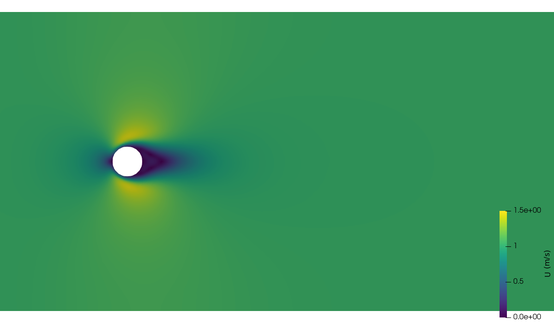
#> input picture results/contour_cylinder.png, 554 x 323 px, shrunk from 1200 x 700 before the run; its folder holds 5 pictures in this run
$ python combine_contours.py
#> lines starting #> are read from the running program, lines starting #| are printed output that depends on the picture
"""
Combine the four per-shape velocity-magnitude contour PNGs into one 2x2 figure.

Usage:
  python3 combine_contours.py
"""

import os
import matplotlib
matplotlib.use("Agg")
import matplotlib.pyplot as plt
import matplotlib.image as mpimg


SCRIPT_DIR = os.path.dirname(os.path.abspath(__file__))
ORCH_DIR   = os.path.abspath(os.path.join(SCRIPT_DIR, ".."))
RESULTS    = os.path.join(ORCH_DIR, "results")

SHAPES = [
    ("cylinder",      "Cylinder"),
    ("square",        "Square"),
    ("half_cylinder", "Half-Cylinder"),
    ("triangle",      "Triangle"),
]


def main():
    fig, axes = plt.subplots(2, 2, figsize=(16, 9))
    fig.suptitle("Velocity magnitude (m/s) at y=0.25 m, t = t_end "
                 "— common range 0–1.5 m/s",
                 fontsize=14, y=0.995)

    for ax, (key, label) in zip(axes.flat, SHAPES):
        png = os.path.join(RESULTS, f"contour_{key}.png")
        if not os.path.exists(png):
            ax.text(0.5, 0.5, f"Missing:\n{png}",
                    ha="center", va="center", transform=ax.transAxes)
            ax.set_title(label)
            ax.set_xticks([]); ax.set_yticks([])
            continue
        img = mpimg.imread(png)
#> img is the input picture: shape (323, 554, 3) float32; mean R, G, B 0.264, 0.602, 0.382
        ax.imshow(img)
        ax.set_title(label, fontsize=12)
        ax.set_xticks([]); ax.set_yticks([])

    plt.tight_layout(rect=[0, 0, 1, 0.97])
    out = os.path.join(RESULTS, "contours_2x2.png")
    plt.savefig(out, dpi=150, bbox_inches="tight")
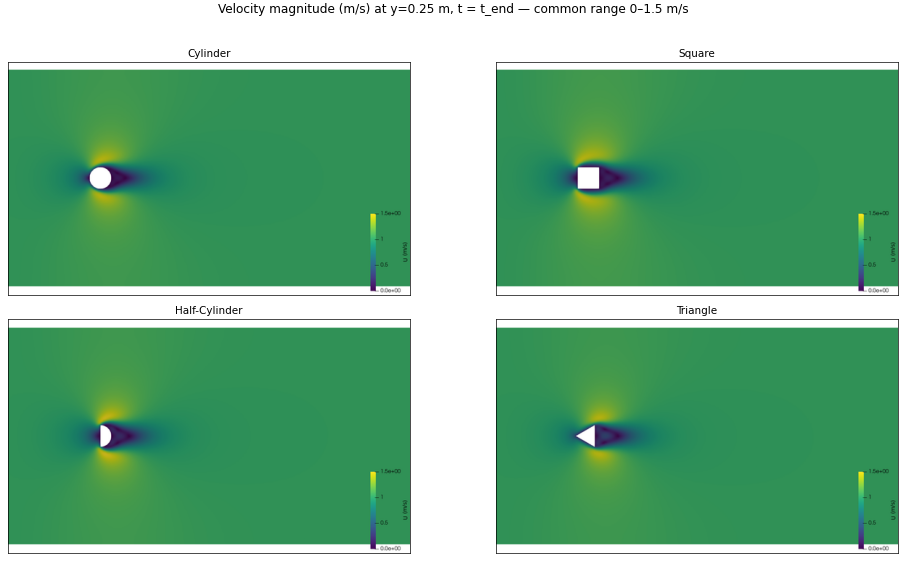
#> figure drawn by matplotlib, 4 panels
    print(f"Combined figure saved: {out}")


if __name__ == "__main__":
    main()
